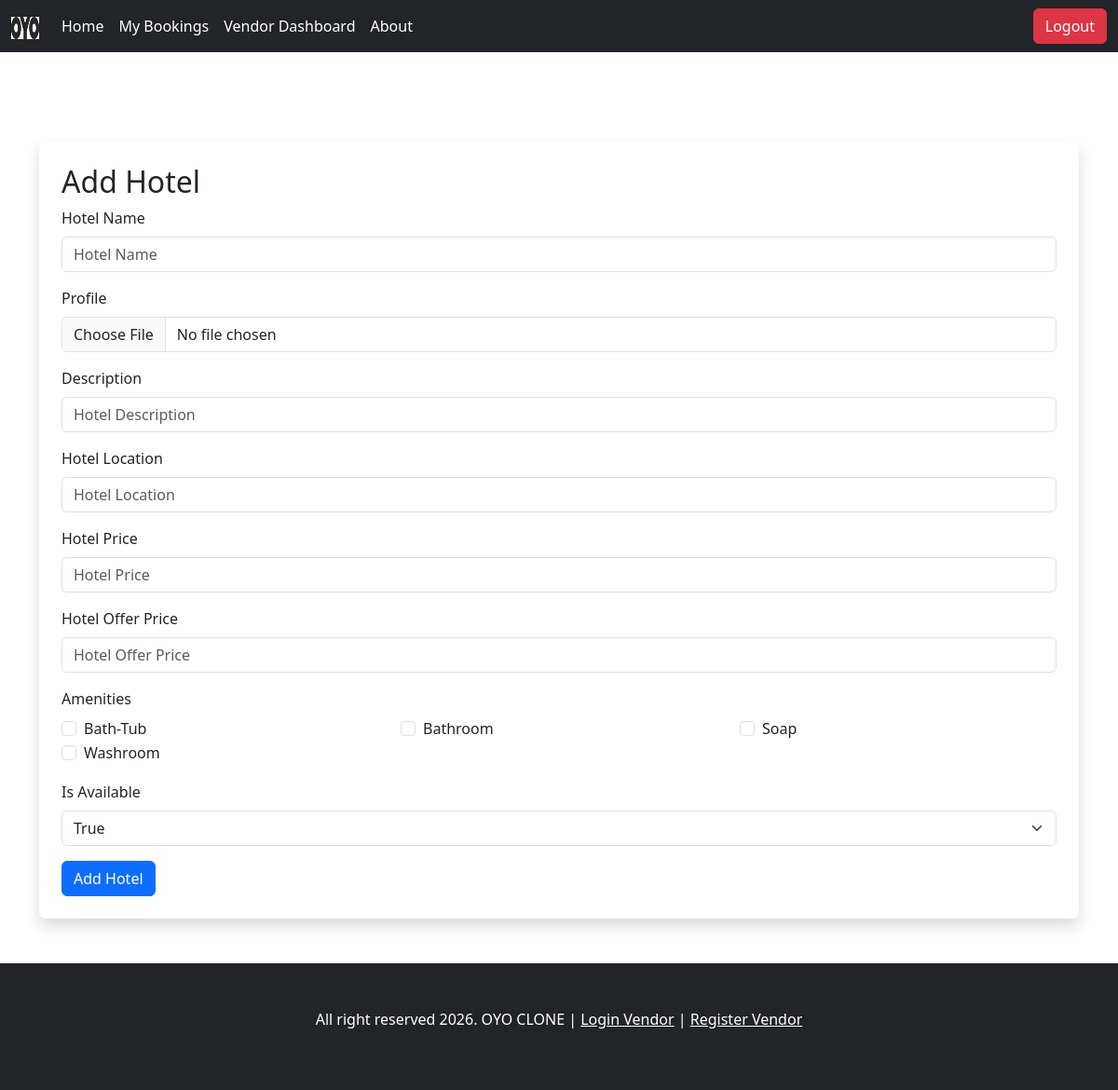
The page /account/add-hotel/ (signed in) on the database its author committed.
### accounts/models.py (models this page shows, shortened)
class Ameneties(models.Model):
    amenetie_name=models.CharField(max_length=1000)
    icon=models.ImageField(upload_to='hotels/amenities/', null=True, blank=True)

### accounts/views.py (the view, shortened to what this page needs)
# urls.py: path('add-hotel/', views.add_hotel, name='add_hotel'),
@login_required(login_url='vendor_login')
def add_hotel(request):
    ameneties=Ameneties.objects.all()
    return render(request, 'vendor/add_hotel.html', context={'ameneties': ameneties})

### accounts/templates/vendor/add_hotel.html (shortened to what this page needs)
{% extends 'utils/vendor_base.html' %}
{% block content %}
<div class="container mt-5 pt-5 pb-5">
    <div class="col 5 mx auto card shadow p-4" style="border:none">
    <h2>Add Hotel</h2>
    <form method="post" enctype="multipart/form-data">
        <div class="mb-3">
            <label for="hotel_name" class="form-label">Hotel Name</label>
            <input type="text" class="form-control" name="hotel_name" id="hotel_name" placeholder="Hotel Name">
        </div>
        <div class="mb-3">
            <label for="hotel_image" class="form-label">Profile</label>
            <input type="file" class="form-control" name="hotel_image" id="hotel_image" placeholder="Hotel Profile">
        </div>
        <div class="mb-3">
            <label for="hotel_description" class="form-label">Description</label>
            <input type="text" class="form-control" name="hotel_description" id="hotel_description" placeholder="Hotel Description">
        </div>
        <div class="mb-3">
            <label for="hotel_location" class="form-label">Hotel Location</label>
            <input type="text" class="form-control" name="hotel_location" id="hotel_location" placeholder="Hotel Location">
        </div>
        <div class="mb-3">
            <label for="hotel_price" class="form-label">Hotel Price</label>
            <input type="number" class="form-control" name="hotel_price" id="hotel_price" placeholder="Hotel Price">
        </div>
        <div class="mb-3">
            <label for="hotel_offer_price" class="form-label">Hotel Offer Price</label>
            <input type="number" class="form-control" name="hotel_offer_price" id="hotel_offer_price" placeholder="Hotel Offer Price">
        </div>
<div class="mb-3">
    <label class="form-label">Amenities</label>
    <div class="row">
        {% for amenetie in ameneties %}
        <div class="col-md-4">
            <div class="form-check">
                <input class="form-check-input"
                       type="checkbox"
                       name="hotel_ameneties"
                       value="{{ amenetie.id }}"
                       id="amenetie{{ amenetie.id }}">
                <label class="form-check-label" for="amenetie{{ amenetie.id }}">
                    {{ amenetie.amenetie_name }}
                </label>
            </div>
        </div>
        {% endfor %}
    </div>
</div>
        <div class="mb-3">
            <label for="is_available" class="form-label">Is Available</label>
            <select class="form-select" name="is_available" id="is_available">
                <option value="True">True</option>
            </select>
        </div>
        <button type="submit" class="btn btn-primary">Add Hotel</button>
    </form>
    </div>
</div>
{% endblock %}

### rows shown on the page
Ameneties: amenetie_name "Bath-Tub"
Ameneties: amenetie_name "Bathroom"
Ameneties: amenetie_name "Soap"
Ameneties: amenetie_name "Washroom"
